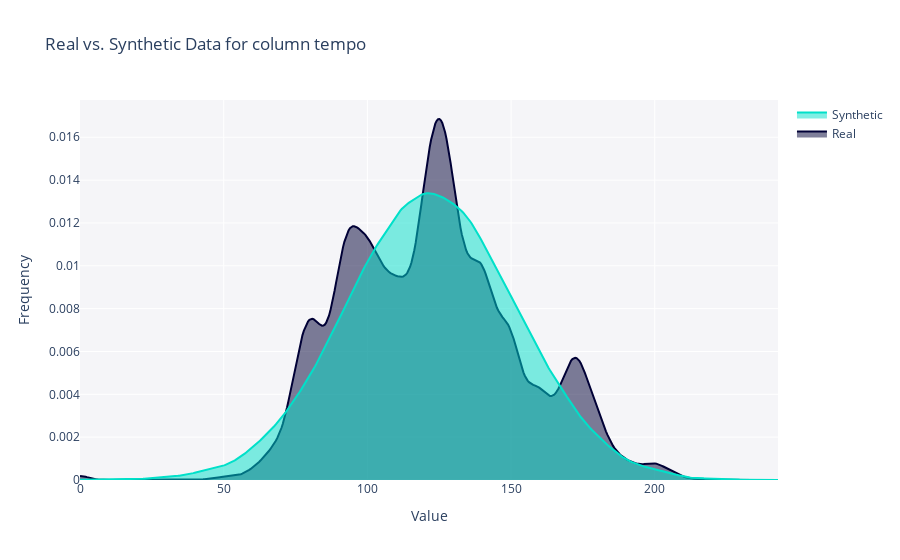

The notebook cell this image was saved under:
### Markdown cell above
quality_report = evaluate_quality(
    real_data,
    synthetic_data,
    metadata
)

### Code cell
fig = get_column_plot(
    real_data=real_data,
    synthetic_data=synthetic_data,
    column_name='tempo',
    metadata=metadata
)
    
fig.show()

### Figure 1 — Plotly figure (JSON) as saved in the notebook; plotly's stock layout.template omitted (floating-point values rounded to 4 significant figures; data arrays with more than 128 entries replaced by an {"elided": "..."} marker saying what was removed)
{"data": [{"legendgroup": "Real", "marker": {"color": "#000036"}, "mode": "lines", "name": "Real", "showlegend": true, "x": {"elided": "500 float values"}, "xaxis": "x", "y": {"elided": "500 float values"}, "yaxis": "y", "type": "scatter", "fill": "tozeroy", "hovertemplate": "<b>Real</b><br>Value: %{x}<br>Frequency: %{y}<extra></extra>"}, {"legendgroup": "Synthetic", "marker": {"color": "#01E0C9"}, "mode": "lines", "name": "Synthetic", "showlegend": true, "x": {"elided": "500 float values"}, "xaxis": "x", "y": {"elided": "500 float values"}, "yaxis": "y", "type": "scatter", "fill": "tozeroy", "hovertemplate": "<b>Synthetic</b><br>Value: %{x}<br>Frequency: %{y}<extra></extra>"}], "layout": {"barmode": "overlay", "hovermode": "closest", "legend": {"traceorder": "reversed"}, "xaxis": {"anchor": "y2", "domain": [0.0, 1.0], "zeroline": false, "title": {"text": "Value"}}, "yaxis": {"anchor": "free", "domain": [0.0, 1], "position": 0.0, "title": {"text": "Frequency"}}, "title": {"text": "Real vs. Synthetic Data for column tempo"}, "plot_bgcolor": "#F5F5F8"}}
